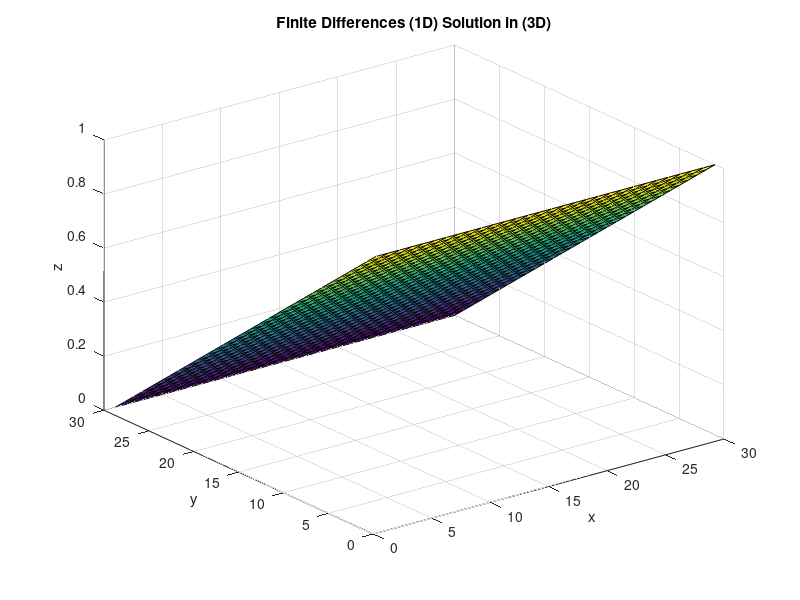
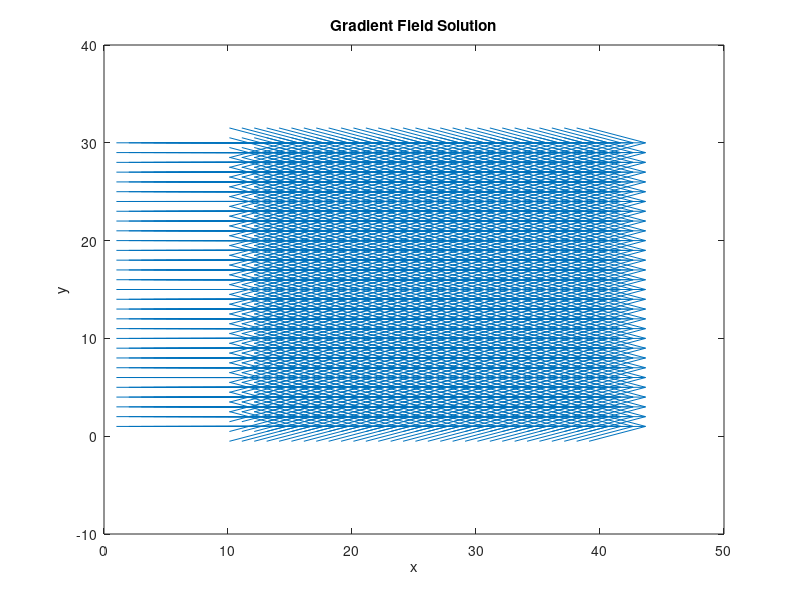

These charts were generated, in order, by the following MATLAB code:
L = 600E-9;
W = 600E-9;
vo = 1;

nx = 30;
ny = 30;

V = zeros(nx,ny);
F = zeros(nx*ny,1);
G = sparse(nx*ny,nx*ny);

for j = 1:ny
    for i = 1:nx

        n = j+(i-1)*ny;
        if i == 1
            F(n) = vo;

        elseif i == nx
            F(n) = 0;

        end

        if i == nx || i == 1
            G(n,n) = 1;


        elseif j == ny
            nym = j-1+(i-1)*ny;
            nxm = j+(i-1-1)*ny;
            nxp = j+(i-1+1)*ny;
            G(n,n) = -3;
            G(n,nxm) = 1;
            G(n,nxp) = 1;
            G(n,nym) = 1;

        elseif j == 1
            nxp = j+(i-1+1)*ny;
            nxm = j+(i-1-1)*ny;
            nyp = j+1+(i-1)*ny;
            G(n,n) = -3;
            G(n,nxm) = 1;
            G(n,nxp) = 1;
            G(n,nyp) = 1;

        else
            nyp = j+1+(i-1)*ny;
            nxm = j+(i-1-1)*ny;
            nxp = j+(i-1+1)*ny;
            nym = j-1+(i-1)*ny;
            G(n,n) = -4;
            G(n,nxm) = 1;
            G(n,nxp) = 1;
            G(n,nyp) = 1;
            G(n,nym) = 1;

        end
    end

end


for j = 1:ny
    for i=1:nx
        P = G\F;
        n = j+(i-1)*ny;
        V(i,j) = P(n);
    end
end

axis([0 L 0 W])
surf(V)
xlabel('x');
ylabel('y');
zlabel('z');
title(sprintf('Finite Differences (1D) Solution in (3D)'));


[Ex, Ey] = gradient(V);
figure, quiver(-Ey', -Ex', 10)
title(sprintf('Gradient Field Solution'));
xlabel('x');
ylabel('y');

